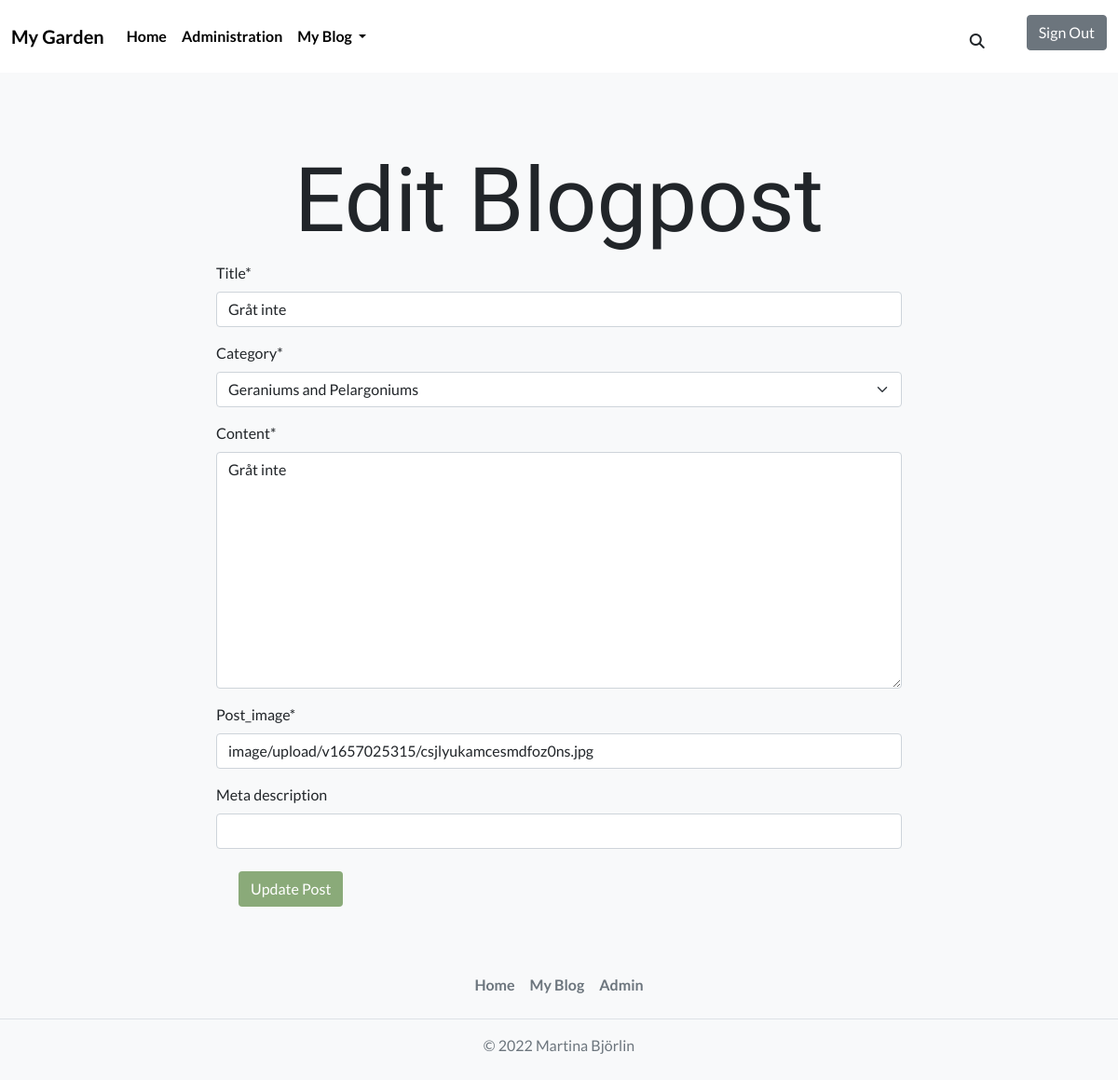
Before: /blogpost/grat-inte/update_post/ (signed in) with the older database file.
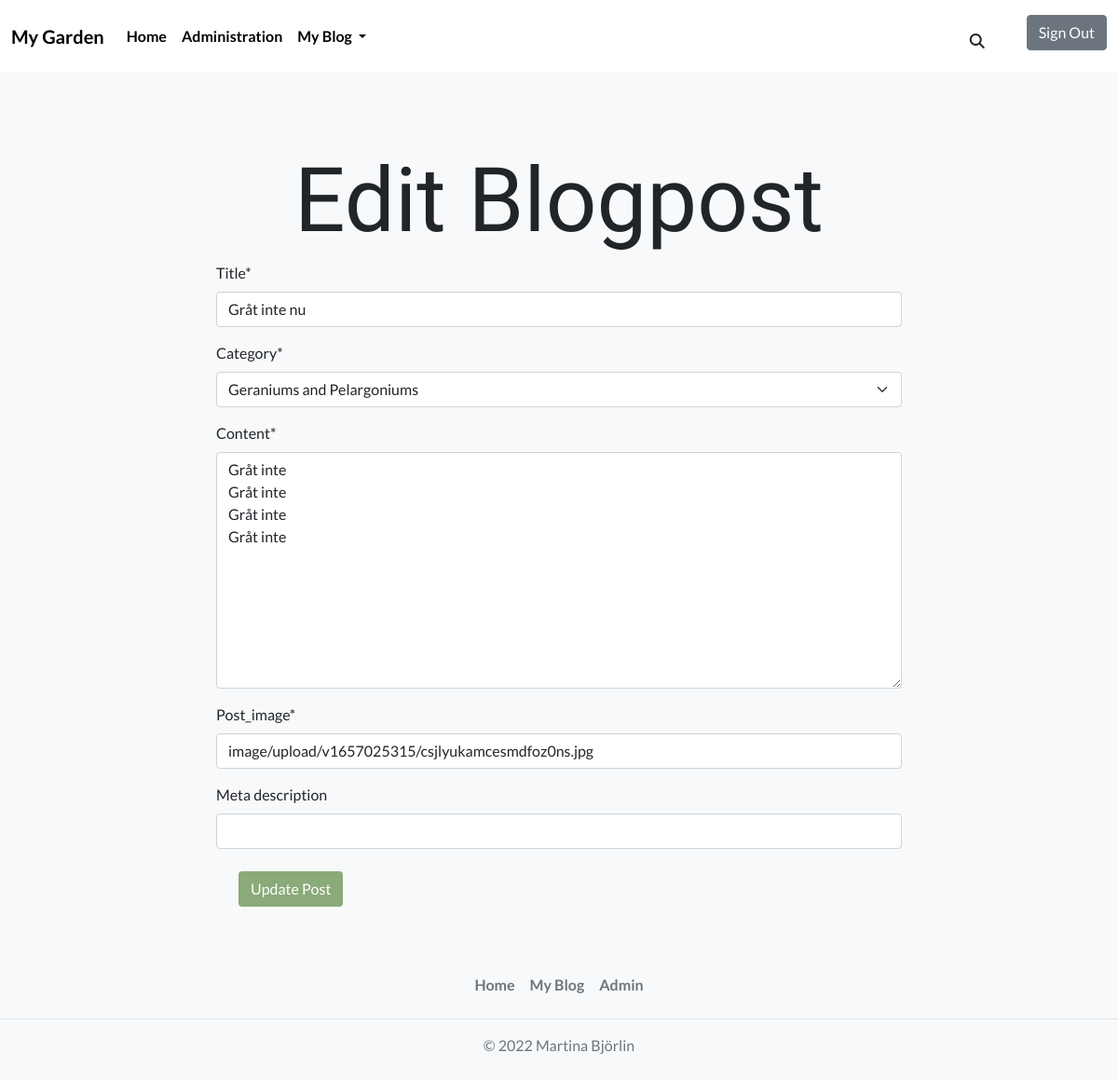
After: the same page with the newer database file.
### blog_post/models.py (models this page shows, shortened)
class Post(models.Model):
    PUBLISH_STATUS = ((0, "Draft"), (1, "Publish"))
    title = models.CharField(max_length=100)
    slug = models.SlugField(max_length=200, unique=True)
    meta_description = models.CharField(max_length=150, blank=True)
    author = models.ForeignKey(
        User,
        on_delete=models.CASCADE,
        related_name="post_author",
    )
    category = models.ForeignKey(
        Category,
        on_delete=models.CASCADE,
        related_name="post_category",
    )
    created_on = models.DateTimeField(auto_now_add=True)
    updated_on = models.DateTimeField(auto_now=True)
    content = models.TextField()
    published = models.IntegerField(choices=PUBLISH_STATUS, default=0)
    publish_date = models.DateTimeField(blank=True, null=True)
    likes = models.ManyToManyField(
        Profile, related_name="post_likes", default=[0], blank=True
    )
    number_of_likes = models.BigIntegerField(default="0")
    liked = models.BooleanField(default=False)
    post_img = CloudinaryField("post_image", default="default_image")
    class Meta:
        ordering = ["-created_on"]

### blog_post/views.py (the view, shortened to what this page needs)
# urls.py: path("<slug:slug>/update_post/", UpdatePost.as_view(), name="update_post"),
class UpdatePost(LoginRequiredMixin, UpdateView, SuccessMessageMixin):
    model = Post
    form_class = UpdateForm
    template_name = "update_post.html"
    success_message = "Your post has been succsessfully updated!"

### blog_post/forms.py
class UpdateForm(forms.ModelForm):
    class Meta:
        model = Post
        fields = (
            "title",
            "category",
            "content",
            "post_img",
            "meta_description"
            )

### blog_post/models.py (called while the page is built)
    def __str__(self):
        return f"{self.name}"

### blog_post/templates/update_post.html (shortened to what this page needs)
{% extends 'base.html' %}
{% load crispy_forms_tags %}
{% block content %}
<div class="row justify-content-center">
   <div class="col-lg-8 col-md-12 col-sm-12">
      <div class="update-post-wrapper">
         <h1 class="edit-header">Edit Blogpost</h1>
         <form method="POST" enctype="multipart/form-data">
            {{ form|crispy }}
            <div class="d-grid d-lg-block m-4">
               <button class="btn btn-edit" type="submit">Update Post</button>
            </div>
         </form>
      </div>
   </div>
</div>
{% endblock %}

Changed rows visible on the page:
changed Post "Geraniums and Pelargoniums": title "Gråt inte" → "Gråt inte nu"; content "Gråt inte" → "Gråt inte Gråt inte Gråt inte Gråt inte"
